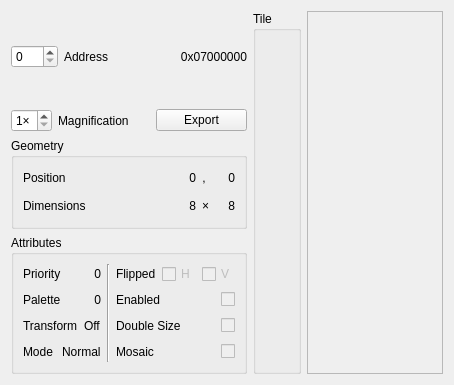
<?xml version="1.0" encoding="UTF-8"?>
<ui version="4.0">
 <class>ObjView</class>
 <widget class="QWidget" name="ObjView">
  <property name="geometry">
   <rect>
    <x>0</x>
    <y>0</y>
    <width>454</width>
    <height>385</height>
   </rect>
  </property>
  <property name="windowTitle">
   <string>Sprites</string>
  </property>
  <layout class="QGridLayout" name="gridLayout" columnstretch="0,0,1">
   <item row="0" column="2" rowspan="4">
    <widget class="QFrame" name="frame">
     <property name="frameShape">
      <enum>QFrame::StyledPanel</enum>
     </property>
     <layout class="QGridLayout" name="gridLayout_2">
      <property name="margin">
       <number>0</number>
      </property>
      <item row="0" column="0" alignment="Qt::AlignHCenter|Qt::AlignVCenter">
       <widget class="QGBA::TilePainter" name="tiles" native="true">
        <property name="sizePolicy">
         <sizepolicy hsizetype="Fixed" vsizetype="Fixed">
          <horstretch>0</horstretch>
          <verstretch>0</verstretch>
         </sizepolicy>
        </property>
        <property name="minimumSize">
         <size>
          <width>8</width>
          <height>8</height>
         </size>
        </property>
       </widget>
      </item>
     </layout>
    </widget>
   </item>
   <item row="1" column="0">
    <layout class="QHBoxLayout" name="horizontalLayout_4">
     <item>
      <widget class="QSpinBox" name="magnification">
       <property name="sizePolicy">
        <sizepolicy hsizetype="Fixed" vsizetype="Fixed">
         <horstretch>0</horstretch>
         <verstretch>0</verstretch>
        </sizepolicy>
       </property>
       <property name="suffix">
        <string>×</string>
       </property>
       <property name="minimum">
        <number>1</number>
       </property>
       <property name="maximum">
        <number>6</number>
       </property>
      </widget>
     </item>
     <item>
      <widget class="QLabel" name="label_2">
       <property name="text">
        <string>Magnification</string>
       </property>
      </widget>
     </item>
     <item>
      <widget class="QPushButton" name="exportButton">
       <property name="text">
        <string>Export</string>
       </property>
      </widget>
     </item>
    </layout>
   </item>
   <item row="3" column="0">
    <widget class="QGroupBox" name="groupBox_2">
     <property name="title">
      <string>Attributes</string>
     </property>
     <layout class="QGridLayout" name="gridLayout_3">
      <item row="2" column="0">
       <layout class="QHBoxLayout" name="horizontalLayout_6">
        <item>
         <widget class="QLabel" name="label_6">
          <property name="text">
           <string>Transform</string>
          </property>
         </widget>
        </item>
        <item>
         <spacer name="horizontalSpacer_4">
          <property name="orientation">
           <enum>Qt::Horizontal</enum>
          </property>
          <property name="sizeHint" stdset="0">
           <size>
            <width>0</width>
            <height>20</height>
           </size>
          </property>
         </spacer>
        </item>
        <item>
         <widget class="QLabel" name="transform">
          <property name="text">
           <string>Off</string>
          </property>
         </widget>
        </item>
       </layout>
      </item>
      <item row="1" column="0">
       <layout class="QHBoxLayout" name="horizontalLayout_16">
        <item>
         <widget class="QLabel" name="label_16">
          <property name="text">
           <string>Palette</string>
          </property>
         </widget>
        </item>
        <item>
         <spacer name="horizontalSpacer_13">
          <property name="orientation">
           <enum>Qt::Horizontal</enum>
          </property>
          <property name="sizeHint" stdset="0">
           <size>
            <width>10</width>
            <height>20</height>
           </size>
          </property>
         </spacer>
        </item>
        <item>
         <widget class="QLabel" name="palette">
          <property name="text">
           <string>0</string>
          </property>
          <property name="alignment">
           <set>Qt::AlignRight|Qt::AlignTrailing|Qt::AlignVCenter</set>
          </property>
         </widget>
        </item>
       </layout>
      </item>
      <item row="2" column="2">
       <layout class="QHBoxLayout" name="horizontalLayout_18">
        <item>
         <widget class="QLabel" name="label_18">
          <property name="text">
           <string>Double Size</string>
          </property>
         </widget>
        </item>
        <item>
         <spacer name="horizontalSpacer_15">
          <property name="orientation">
           <enum>Qt::Horizontal</enum>
          </property>
          <property name="sizeHint" stdset="0">
           <size>
            <width>0</width>
            <height>20</height>
           </size>
          </property>
         </spacer>
        </item>
        <item>
         <widget class="QCheckBox" name="doubleSize">
          <property name="enabled">
           <bool>false</bool>
          </property>
          <property name="text">
           <string/>
          </property>
          <property name="shortcut">
           <string>Return, Ctrl+R</string>
          </property>
         </widget>
        </item>
       </layout>
      </item>
      <item row="0" column="1" rowspan="4">
       <widget class="Line" name="line">
        <property name="orientation">
         <enum>Qt::Vertical</enum>
        </property>
       </widget>
      </item>
      <item row="0" column="2">
       <layout class="QHBoxLayout" name="horizontalLayout_5">
        <item>
         <widget class="QLabel" name="label_5">
          <property name="text">
           <string>Flipped</string>
          </property>
         </widget>
        </item>
        <item>
         <spacer name="horizontalSpacer_3">
          <property name="orientation">
           <enum>Qt::Horizontal</enum>
          </property>
          <property name="sizeHint" stdset="0">
           <size>
            <width>0</width>
            <height>20</height>
           </size>
          </property>
         </spacer>
        </item>
        <item>
         <widget class="QCheckBox" name="flippedH">
          <property name="enabled">
           <bool>false</bool>
          </property>
          <property name="text">
           <string>H</string>
          </property>
          <property name="shortcut">
           <string>Return, Ctrl+R</string>
          </property>
         </widget>
        </item>
        <item>
         <widget class="QCheckBox" name="flippedV">
          <property name="enabled">
           <bool>false</bool>
          </property>
          <property name="text">
           <string>V</string>
          </property>
          <property name="shortcut">
           <string>Return, Ctrl+R</string>
          </property>
         </widget>
        </item>
       </layout>
      </item>
      <item row="3" column="0">
       <layout class="QHBoxLayout" name="horizontalLayout_7">
        <item>
         <widget class="QLabel" name="label_7">
          <property name="text">
           <string>Mode</string>
          </property>
         </widget>
        </item>
        <item>
         <spacer name="horizontalSpacer_5">
          <property name="orientation">
           <enum>Qt::Horizontal</enum>
          </property>
          <property name="sizeHint" stdset="0">
           <size>
            <width>0</width>
            <height>20</height>
           </size>
          </property>
         </spacer>
        </item>
        <item>
         <widget class="QLabel" name="mode">
          <property name="text">
           <string>Normal</string>
          </property>
         </widget>
        </item>
       </layout>
      </item>
      <item row="3" column="2">
       <layout class="QHBoxLayout" name="horizontalLayout_15">
        <item>
         <widget class="QLabel" name="label_15">
          <property name="text">
           <string>Mosaic</string>
          </property>
         </widget>
        </item>
        <item>
         <spacer name="horizontalSpacer_12">
          <property name="orientation">
           <enum>Qt::Horizontal</enum>
          </property>
          <property name="sizeHint" stdset="0">
           <size>
            <width>0</width>
            <height>20</height>
           </size>
          </property>
         </spacer>
        </item>
        <item>
         <widget class="QCheckBox" name="mosaic">
          <property name="enabled">
           <bool>false</bool>
          </property>
          <property name="text">
           <string/>
          </property>
          <property name="shortcut">
           <string>Return, Ctrl+R</string>
          </property>
         </widget>
        </item>
       </layout>
      </item>
      <item row="1" column="2">
       <layout class="QHBoxLayout" name="horizontalLayout_14">
        <item>
         <widget class="QLabel" name="label_14">
          <property name="text">
           <string>Enabled</string>
          </property>
         </widget>
        </item>
        <item>
         <spacer name="horizontalSpacer_11">
          <property name="orientation">
           <enum>Qt::Horizontal</enum>
          </property>
          <property name="sizeHint" stdset="0">
           <size>
            <width>0</width>
            <height>20</height>
           </size>
          </property>
         </spacer>
        </item>
        <item>
         <widget class="QCheckBox" name="enabled">
          <property name="enabled">
           <bool>false</bool>
          </property>
          <property name="text">
           <string/>
          </property>
         </widget>
        </item>
       </layout>
      </item>
      <item row="0" column="0">
       <layout class="QHBoxLayout" name="horizontalLayout_17">
        <item>
         <widget class="QLabel" name="label_17">
          <property name="text">
           <string>Priority</string>
          </property>
         </widget>
        </item>
        <item>
         <spacer name="horizontalSpacer_14">
          <property name="orientation">
           <enum>Qt::Horizontal</enum>
          </property>
          <property name="sizeHint" stdset="0">
           <size>
            <width>10</width>
            <height>20</height>
           </size>
          </property>
         </spacer>
        </item>
        <item>
         <widget class="QLabel" name="priority">
          <property name="text">
           <string>0</string>
          </property>
          <property name="alignment">
           <set>Qt::AlignRight|Qt::AlignTrailing|Qt::AlignVCenter</set>
          </property>
         </widget>
        </item>
       </layout>
      </item>
     </layout>
    </widget>
   </item>
   <item row="0" column="1" rowspan="4">
    <widget class="QGBA::AssetTile" name="tile">
     <property name="title">
      <string>Tile</string>
     </property>
    </widget>
   </item>
   <item row="2" column="0">
    <widget class="QGroupBox" name="groupBox">
     <property name="title">
      <string>Geometry</string>
     </property>
     <layout class="QVBoxLayout" name="verticalLayout">
      <item>
       <layout class="QHBoxLayout" name="horizontalLayout">
        <item>
         <widget class="QLabel" name="label">
          <property name="text">
           <string>Position</string>
          </property>
         </widget>
        </item>
        <item>
         <spacer name="horizontalSpacer">
          <property name="orientation">
           <enum>Qt::Horizontal</enum>
          </property>
          <property name="sizeHint" stdset="0">
           <size>
            <width>0</width>
            <height>20</height>
           </size>
          </property>
         </spacer>
        </item>
        <item>
         <widget class="QLabel" name="x">
          <property name="minimumSize">
           <size>
            <width>20</width>
            <height>0</height>
           </size>
          </property>
          <property name="text">
           <string>0</string>
          </property>
          <property name="alignment">
           <set>Qt::AlignRight|Qt::AlignTrailing|Qt::AlignVCenter</set>
          </property>
         </widget>
        </item>
        <item>
         <widget class="QLabel" name="tileId_3">
          <property name="text">
           <string>, </string>
          </property>
          <property name="alignment">
           <set>Qt::AlignRight|Qt::AlignTrailing|Qt::AlignVCenter</set>
          </property>
         </widget>
        </item>
        <item>
         <widget class="QLabel" name="y">
          <property name="minimumSize">
           <size>
            <width>20</width>
            <height>0</height>
           </size>
          </property>
          <property name="text">
           <string>0</string>
          </property>
          <property name="alignment">
           <set>Qt::AlignRight|Qt::AlignTrailing|Qt::AlignVCenter</set>
          </property>
         </widget>
        </item>
       </layout>
      </item>
      <item>
       <layout class="QHBoxLayout" name="horizontalLayout_3">
        <item>
         <widget class="QLabel" name="label_4">
          <property name="text">
           <string>Dimensions</string>
          </property>
         </widget>
        </item>
        <item>
         <spacer name="horizontalSpacer_2">
          <property name="orientation">
           <enum>Qt::Horizontal</enum>
          </property>
          <property name="sizeHint" stdset="0">
           <size>
            <width>0</width>
            <height>20</height>
           </size>
          </property>
         </spacer>
        </item>
        <item>
         <widget class="QLabel" name="w">
          <property name="minimumSize">
           <size>
            <width>20</width>
            <height>0</height>
           </size>
          </property>
          <property name="text">
           <string>8</string>
          </property>
          <property name="alignment">
           <set>Qt::AlignRight|Qt::AlignTrailing|Qt::AlignVCenter</set>
          </property>
         </widget>
        </item>
        <item>
         <widget class="QLabel" name="tileId_5">
          <property name="text">
           <string>×</string>
          </property>
          <property name="alignment">
           <set>Qt::AlignRight|Qt::AlignTrailing|Qt::AlignVCenter</set>
          </property>
         </widget>
        </item>
        <item>
         <widget class="QLabel" name="h">
          <property name="minimumSize">
           <size>
            <width>20</width>
            <height>0</height>
           </size>
          </property>
          <property name="text">
           <string>8</string>
          </property>
          <property name="alignment">
           <set>Qt::AlignRight|Qt::AlignTrailing|Qt::AlignVCenter</set>
          </property>
         </widget>
        </item>
       </layout>
      </item>
     </layout>
    </widget>
   </item>
   <item row="0" column="0">
    <layout class="QHBoxLayout" name="horizontalLayout_2">
     <item>
      <widget class="QSpinBox" name="objId">
       <property name="sizePolicy">
        <sizepolicy hsizetype="Maximum" vsizetype="Fixed">
         <horstretch>0</horstretch>
         <verstretch>0</verstretch>
        </sizepolicy>
       </property>
       <property name="maximum">
        <number>127</number>
       </property>
      </widget>
     </item>
     <item>
      <widget class="QLabel" name="label_3">
       <property name="text">
        <string>Address</string>
       </property>
      </widget>
     </item>
     <item>
      <widget class="QLabel" name="address">
       <property name="text">
        <string>0x07000000</string>
       </property>
       <property name="alignment">
        <set>Qt::AlignRight|Qt::AlignTrailing|Qt::AlignVCenter</set>
       </property>
       <property name="textInteractionFlags">
        <set>Qt::LinksAccessibleByMouse|Qt::TextSelectableByMouse</set>
       </property>
      </widget>
     </item>
    </layout>
   </item>
  </layout>
 </widget>
 <customwidgets>
  <customwidget>
   <class>QGBA::TilePainter</class>
   <extends>QWidget</extends>
   <header>TilePainter.h</header>
   <container>1</container>
   <slots>
    <slot>setTileMagnification(int)</slot>
   </slots>
  </customwidget>
  <customwidget>
   <class>QGBA::AssetTile</class>
   <extends>QGroupBox</extends>
   <header>AssetTile.h</header>
   <container>1</container>
  </customwidget>
 </customwidgets>
 <resources/>
 <connections>
  <connection>
   <sender>magnification</sender>
   <signal>valueChanged(int)</signal>
   <receiver>tiles</receiver>
   <slot>setTileMagnification(int)</slot>
   <hints>
    <hint type="sourcelabel">
     <x>36</x>
     <y>58</y>
    </hint>
    <hint type="destinationlabel">
     <x>278</x>
     <y>149</y>
    </hint>
   </hints>
  </connection>
 </connections>
</ui>
